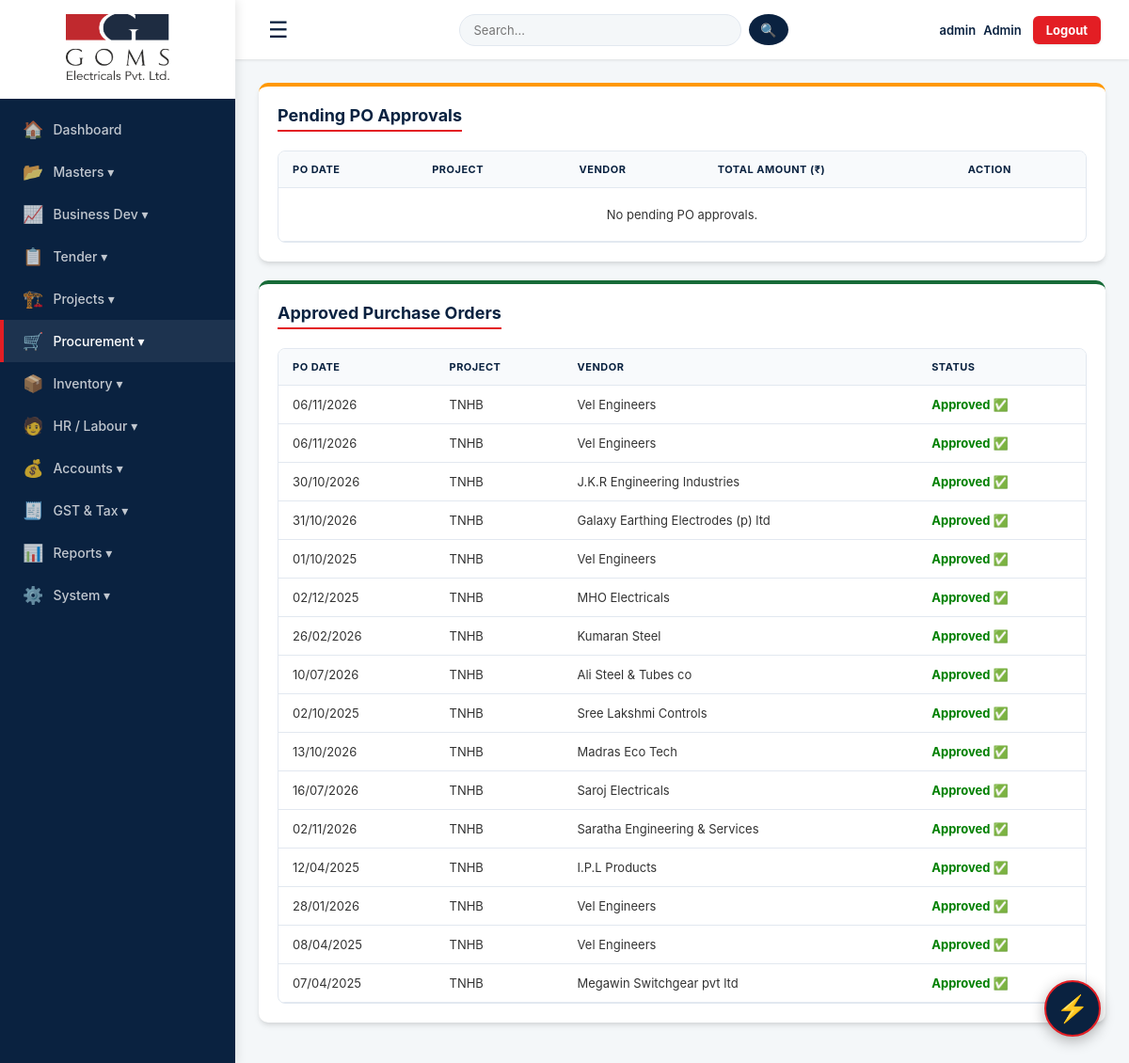
The app's page /gm_approval (signed in), older data.
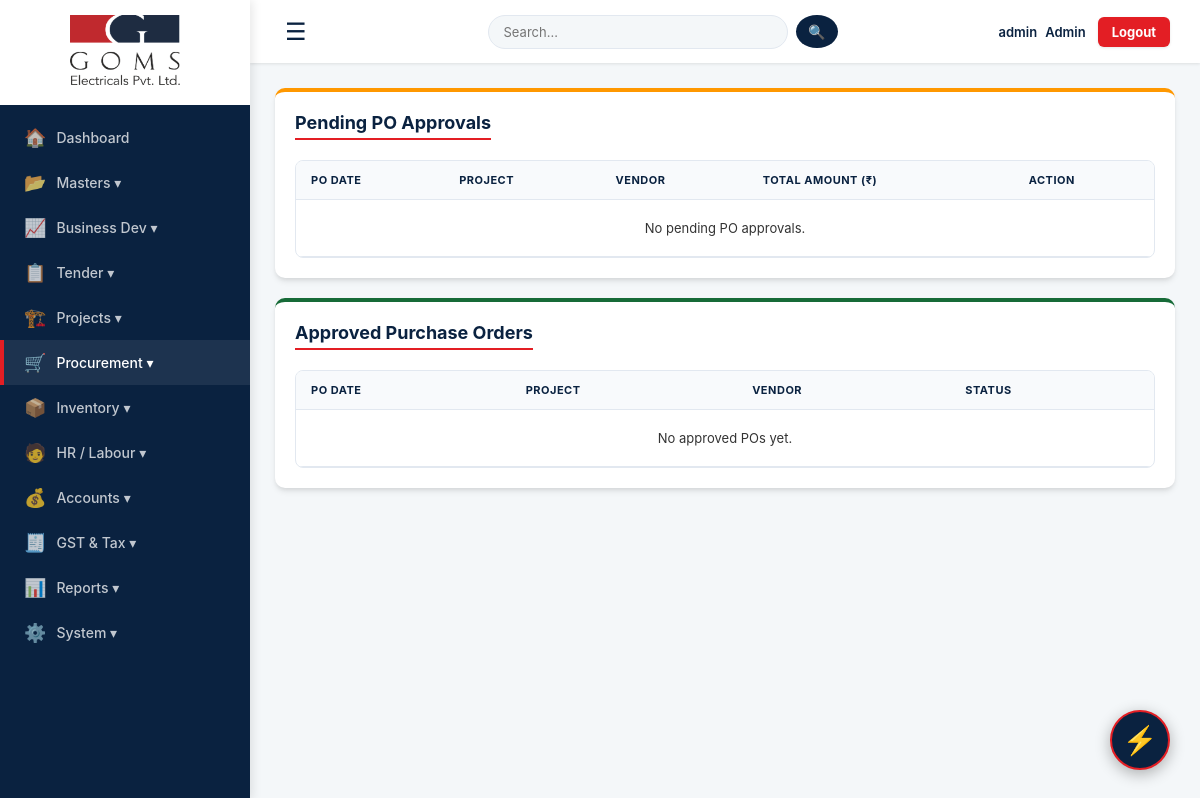
The same page, newer data.
### tables this page shows
CREATE TABLE po (id INTEGER PRIMARY KEY AUTOINCREMENT, project_name TEXT NOT NULL, vendor_name TEXT NOT NULL, po_date TEXT, delivery_address TEXT, quotation_no TEXT, status TEXT DEFAULT 'Ordered', gm_approval TEXT DEFAULT 'Pending');

### app.py (the view)
@app.route("/gm_approval")
def gm_approval():
    if not session.get("username"): return redirect(url_for("login"))
    conn = get_db()
    pp = conn.execute("SELECT * FROM po WHERE gm_approval='Pending' ORDER BY id DESC").fetchall()
    ap = conn.execute("SELECT * FROM po WHERE gm_approval='Approved' ORDER BY id DESC").fetchall()
    ppt = []
    for p in pp:
        it = conn.execute("SELECT quantity, rate FROM po_items WHERE po_id=?", (p['id'],)).fetchall()
        d = dict(p)
        d['total'] = round(sum((i['quantity'] or 0)*(i['rate'] or 0) for i in it)*1.18, 2)
        ppt.append(d)
    conn.close()
    return render_template("gm_approval.html", pending=ppt, approved=ap)

### app.py (called while the page is built, shortened)
@app.context_processor
def inject_permissions():
    role = session.get('role', 'Admin')
    return dict(is_admin_or_gm = role in ['Admin', 'GM'])

@app.after_request
def add_header(response):
    response.headers["Cache-Control"] = "no-cache, no-store, must-revalidate, public, max-age=0"
    response.headers["Pragma"] = "no-cache"
    response.headers["Expires"] = "0"
    return response

@app.template_filter('dateformat')
def dateformat(value, format='%d/%m/%Y'):
    if not value: return "-"
    try: return datetime.strptime(value, '%Y-%m-%d').strftime(format)
    except: return value

def get_db():
    conn = sqlite3.connect(DATABASE, timeout=20)
    conn.row_factory = sqlite3.Row
    return conn

@app.before_request
def restrict_access():
    if not session.get("username"): return
    role = session.get("role", "Admin")
    if role == "Admin": return # Admin-க்கு எல்லா அனுமதியும் உண்டு

### templates/gm_approval.html (shortened to what this page needs)
{% extends "base.html" %}
{% block content %}
<div class="card" style="border-top: 4px solid #ff9800;">
    <h3>Pending PO Approvals</h3>
    <div class="table-wrap">
        <table>
            <thead>
                <tr>
                    <th>PO Date</th>
                    <th>Project</th>
                    <th>Vendor</th>
                    <th>Total Amount (₹)</th>
                    <th class="no-print">Action</th>
                </tr>
            </thead>
            <tbody>
                {% for p in pending %}
                <tr>
                    <td>{{ p['po_date'] | dateformat }}</td>
                    <td><strong>{{ p['project_name'] }}</strong></td>
                    <td>{{ p['vendor_name'] }}</td>
                    <td style="font-weight: bold; color: #0d47a1;">₹ {{ p['total'] | inr }}</td>
                    <td class="no-print">
                        <div style="display: flex; gap: 5px;">
                            <a href="{{ url_for('gm_approve', id=p['id']) }}" class="btn" style="background: #176b38; padding: 6px 12px; font-size: 12px;" onclick="return confirm('Approve this PO for Purchase?');">✅ Approve</a>
                            <a href="{{ url_for('print_po', id=p['id']) }}" target="_blank" class="btn" style="background: #0a2240; padding: 6px 12px; font-size: 12px;">🖨️ View PO</a>
                        </div>
                    </td>
                </tr>
                {% else %}
                <tr><td colspan="5" style="text-align: center; padding: 20px;">No pending PO approvals.</td></tr>
                {% endfor %}
            </tbody>
        </table>
    </div>
</div>
<div class="card" style="border-top: 4px solid #176b38;">
    <h3>Approved Purchase Orders</h3>
    <div class="table-wrap">
        <table>
            <thead>
                <tr>
                    <th>PO Date</th>
                    <th>Project</th>
                    <th>Vendor</th>
                    <th>Status</th>
                </tr>
            </thead>
            <tbody>
                {% for p in approved %}
                <tr>
                    <td>{{ p['po_date'] | dateformat }}</td>
                    <td>{{ p['project_name'] }}</td>
                    <td>{{ p['vendor_name'] }}</td>
                    <td><span style="color: green; font-weight: bold;">Approved ✅</span></td>
                </tr>
                {% else %}
                <tr><td colspan="4" style="text-align: center; padding: 20px;">No approved POs yet.</td></tr>
                {% endfor %}
            </tbody>
        </table>
    </div>
</div>
{% endblock %}

Row changes from the older to the newer data that the page shows:
removed po: po_date "06/11/2026", project_name "TNHB", vendor_name "Vel Engineers"
removed po: po_date "06/11/2026", project_name "TNHB", vendor_name "Vel Engineers"
removed po: po_date "30/10/2026", project_name "TNHB", vendor_name "J.K.R Engineering Industries"
removed po: po_date "31/10/2026", project_name "TNHB", vendor_name "Galaxy Earthing Electrodes (p) ltd"
removed po: po_date "01/10/2025", project_name "TNHB", vendor_name "Vel Engineers"
removed po: po_date "02/12/2025", project_name "TNHB", vendor_name "MHO Electricals"
removed po: po_date "26/02/2026", project_name "TNHB", vendor_name "Kumaran Steel"
removed po: po_date "10/07/2026", project_name "TNHB", vendor_name "Ali Steel & Tubes co"
removed po: po_date "02/10/2025", project_name "TNHB", vendor_name "Sree Lakshmi Controls"
removed po: po_date "13/10/2026", project_name "TNHB", vendor_name "Madras Eco Tech"
removed po: po_date "16/07/2026", project_name "TNHB", vendor_name "Saroj Electricals"
removed po: po_date "02/11/2026", project_name "TNHB", vendor_name "Saratha Engineering & Services"
removed po: po_date "12/04/2025", project_name "TNHB", vendor_name "I.P.L Products"
removed po: po_date "28/01/2026", project_name "TNHB", vendor_name "Vel Engineers"
removed po: po_date "08/04/2025", project_name "TNHB", vendor_name "Vel Engineers"
removed po: po_date "07/04/2025", project_name "TNHB", vendor_name "Megawin Switchgear pvt ltd"
Text that changed along with them:
text now shown: "No approved POs yet."
